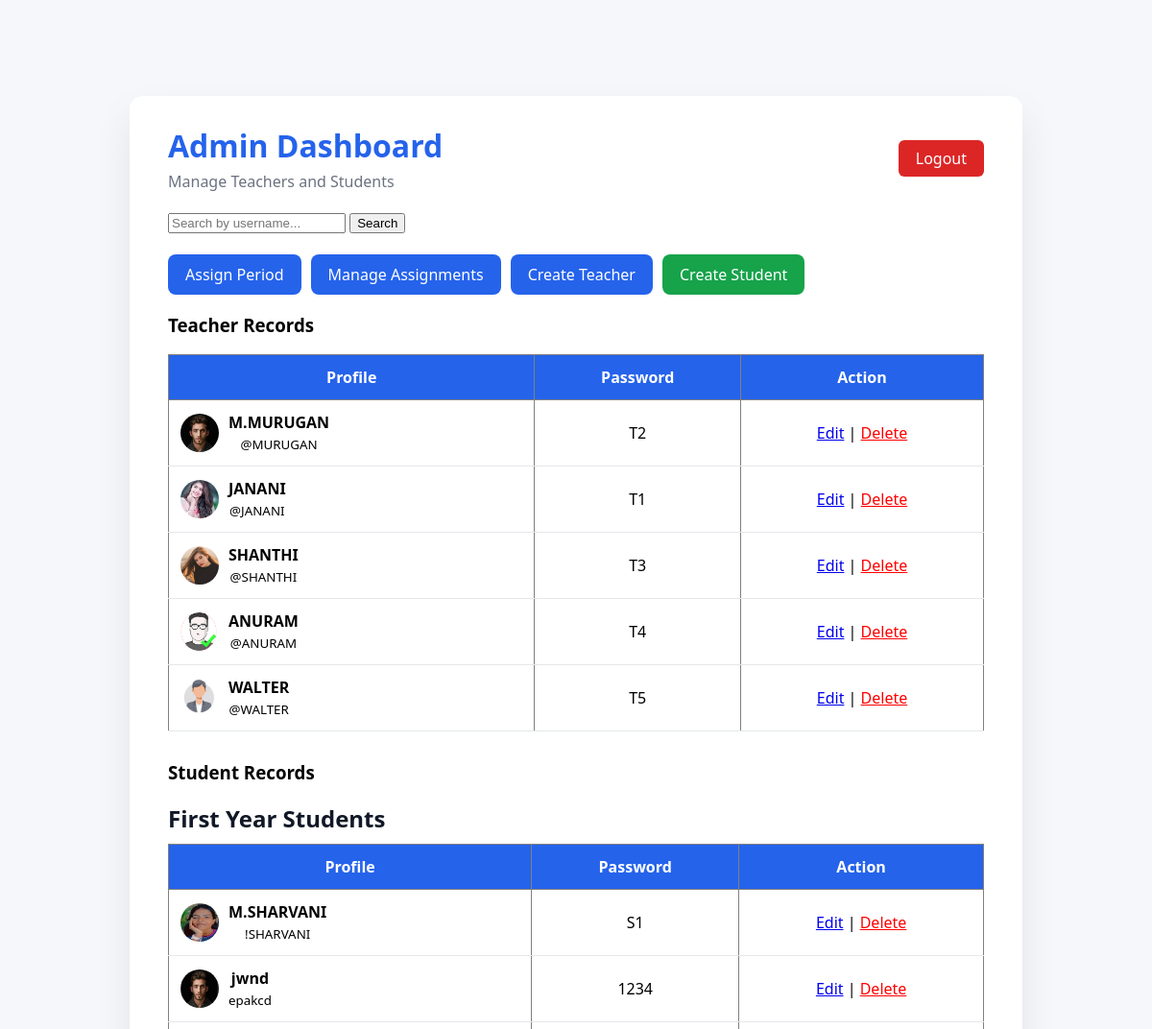
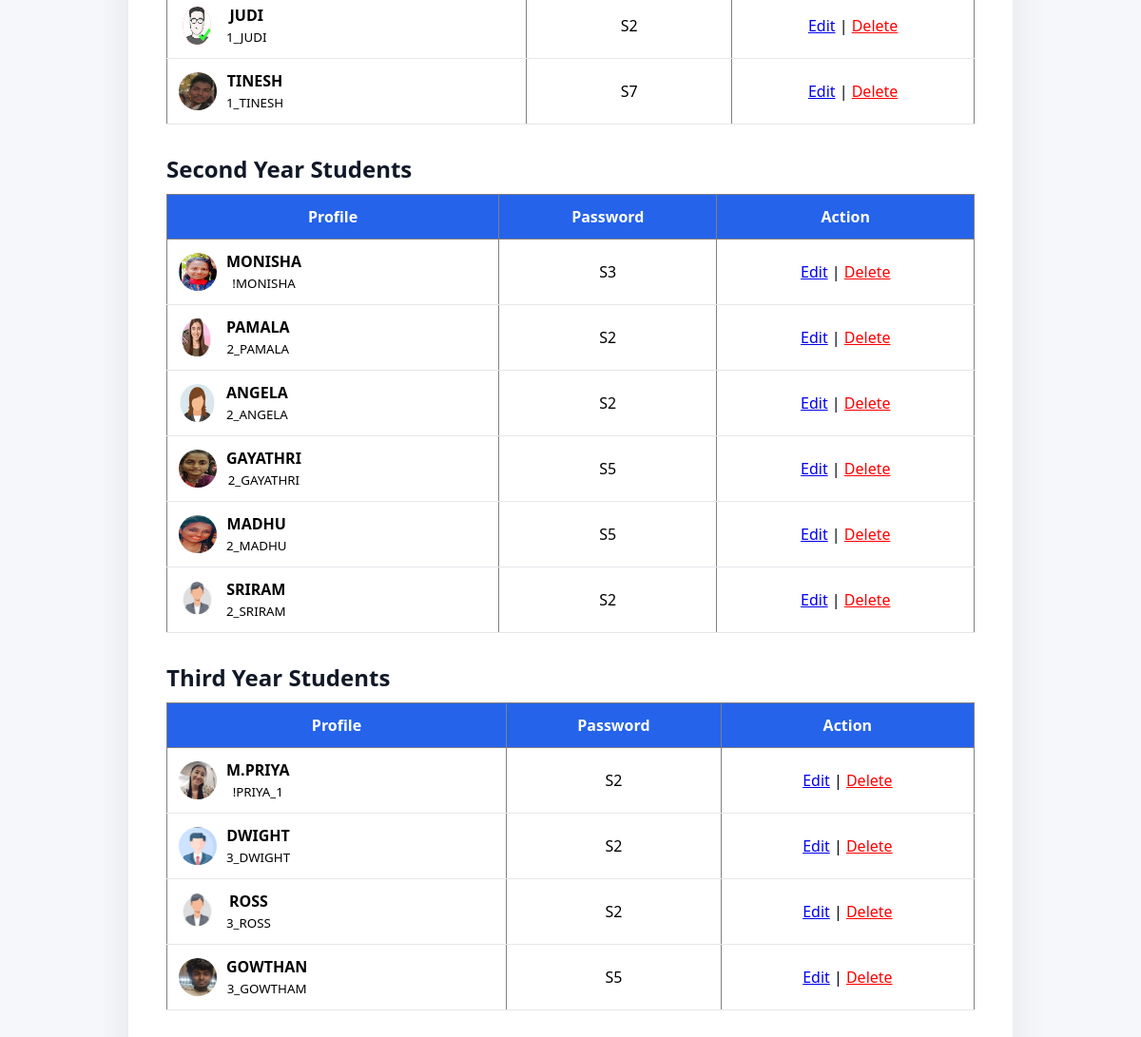
The page /admin (signed in) on the database its author committed (2 pictures, top to bottom).
### tables this page shows
CREATE TABLE users (
        id INTEGER PRIMARY KEY AUTOINCREMENT,
        full_name TEXT,
        username TEXT UNIQUE,
        password TEXT,
        role TEXT,
        year TEXT,
        photo TEXT
                
    );

### app.py (the view)
@app.route("/admin")
def admin_dashboard():
    if "role" not in session or session["role"] != "admin":
        return redirect("/")
    search_query = request.args.get("search")
    conn = get_db()
    cur = conn.cursor()
    if search_query:
        cur.execute("SELECT * FROM users WHERE username LIKE ?", ('%' + search_query + '%',))
    else:
        cur.execute("SELECT * FROM users")
    users = cur.fetchall()
    year1_students = []
    year2_students = []
    year3_students = []
    for user in users:
        if user["role"] == "student":
            if user["year"] == "1":
                year1_students.append(user)
            elif user["year"] == "2":
                year2_students.append(user)
            elif user["year"] == "3":
                year3_students.append(user)
    conn.close()
    return render_template(
        "admin_dashboard.html",
        users=users,   # ← keep for teacher table
        year1_students=year1_students,
        year2_students=year2_students,
        year3_students=year3_students,
        search_query=search_query
    )

### app.py (called while the page is built)
def get_db():
    conn = sqlite3.connect(DB_NAME)
    conn.row_factory = sqlite3.Row
    return conn

### templates/admin_dashboard.html (shortened to what this page needs)
<!DOCTYPE html>
<html>
<head>
    <link rel="stylesheet" href="{{ url_for('static', filename='admin.css') }}">
</head>
<body>
<div class="admin-container">
<div class="header-bar">
    <div class="header-left">
        <h1>Admin Dashboard</h1>
        <p>Manage Teachers and Students</p>
    </div>
    <a href="/logout" class="logout-btn-top">Logout</a>
</div>
<form method="GET" action="/admin" style="display:inline;">
    <input type="text"
           name="search"
           placeholder="Search by username..."
           value="{{ search_query or '' }}">
    <button type="submit">Search</button>
</form>
<br><br>
<div class="tabs">
    <a href="/assign-period" class="tab-btn">Assign Period</a>
    <a href="/admin/assignments" class="tab-btn">Manage Assignments</a>
    <a href="/create-user" class="tab-btn">Create Teacher</a>
    <a href="/create-student" class="tab-btn student">Create Student</a>
</div>
<h3>Teacher Records</h3>
<table border="1">
<tr>
    <th>Profile</th>
    <th>Password</th>
    <th>Action</th>
</tr>
{% for user in users %}
{% if user["role"] == "teacher" %}
<tr>
<td>
<div style="display:flex; align-items:center; gap:10px;">
{% if user["photo"] %}
<img src="{{ url_for('static', filename='uploads/' + user['photo']) }}"
     style="width:40px; height:40px; border-radius:50%; object-fit:cover;">
{% else %}
<div style="width:40px; height:40px; border-radius:50%; background:#ccc;"></div>
{% endif %}
<div>
<strong>{{ user["full_name"] }}</strong><br>
<small>{{ user["username"] }}</small>
</div>
</div>
</td>
<td>{{ user["password"] }}</td>
<td>
<a href="/admin/edit-user/{{ user['id'] }}">Edit</a> |
<a href="/admin/delete-user/{{ user['id'] }}"
onclick="return confirm('Are you sure you want to delete this user?');"
style="color:red;">Delete</a>
</td>
</tr>
{% endif %}
{% endfor %}
</table>
<h3>Student Records</h3>
<h2>First Year Students</h2>
<table border="1">
<tr>
<th>Profile</th>
<th>Password</th>
<th>Action</th>
</tr>
{% for user in year1_students %}
<tr>
<td>
<div style="display:flex; align-items:center; gap:10px;">
{% if user["photo"] %}
<img src="{{ url_for('static', filename='uploads/' + user['photo']) }}"
style="width:40px; height:40px; border-radius:50%;">
{% endif %}
<div>
<strong>{{ user["full_name"] }}</strong><br>
<small>{{ user["username"] }}</small>
</div>
</div>
</td>
<td>{{ user["password"] }}</td>
<td>
<a href="/admin/edit-user/{{ user['id'] }}">Edit</a> |
<a href="/admin/delete-user/{{ user['id'] }}"
onclick="return confirm('Delete?');"
style="color:red;">Delete</a>
</td>
</tr>
{% endfor %}
</table>
<h2>Second Year Students</h2>
<table border="1">
<tr>
<th>Profile</th>
<th>Password</th>
<th>Action</th>
</tr>
{% for user in year2_students %}
<tr>
<td>
<div style="display:flex; align-items:center; gap:10px;">
{% if user["photo"] %}
<img src="{{ url_for('static', filename='uploads/' + user['photo']) }}"
style="width:40px; height:40px; border-radius:50%;">
{% endif %}
<div>
<strong>{{ user["full_name"] }}</strong><br>
<small>{{ user["username"] }}</small>
</div>
</div>
</td>
<td>{{ user["password"] }}</td>
<td>
<a href="/admin/edit-user/{{ user['id'] }}">Edit</a> |
<a href="/admin/delete-user/{{ user['id'] }}"
onclick="return confirm('Delete?');"
style="color:red;">Delete</a>
</td>
</tr>
{% endfor %}
</table>
<h2>Third Year Students</h2>
<table border="1">
<tr>
<th>Profile</th>
<th>Password</th>
<th>Action</th>
</tr>
{% for user in year3_students %}
<tr>
<td>
<div style="display:flex; align-items:center; gap:10px;">
{% if user["photo"] %}
<img src="{{ url_for('static', filename='uploads/' + user['photo']) }}"
style="width:40px; height:40px; border-radius:50%;">
{% endif %}
<div>
<strong>{{ user["full_name"] }}</strong><br>
<small>{{ user["username"] }}</small>
</div>
</div>
</td>
<td>{{ user["password"] }}</td>
<td>
<a href="/admin/edit-user/{{ user['id'] }}">Edit</a> |
<a href="/admin/delete-user/{{ user['id'] }}"
onclick="return confirm('Delete?');"
style="color:red;">Delete</a>
</td>
</tr>
{% endfor %}
</table>
</div>
</body>
</html>

### static/admin.css (style rules this page uses)
body { margin: 100px; padding: 0; background: #f5f7fb; font-family: "Segoe UI", sans-serif; }
.admin-container { width: 85%; margin: 100px auto; background: #ffffff; padding: 30px 40px; border-radius: 14px; box-shadow: 0 20px 40px rgba(0, 0, 0, 0.08); }
.admin-container h1 { color: #2563eb; margin-bottom: 5px; }
.admin-container p { color: #6b7280; margin-bottom: 10px; }
.admin-container h2 { margin-top: 10px; margin-bottom: 10px; color: #111827; }
table { width: 100%; border-collapse: collapse; margin-bottom: 30px; background: #ffffff; }
th { background: #2563eb; color: white; padding: 12px; font-weight: 600; }
td { padding: 12px; text-align: center; border-bottom: 1px solid #e5e7eb; }

### templates/admin_dashboard.html (style rules this page uses)
.header-bar { display: flex; justify-content: space-between; align-items: center; margin-bottom: 20px; }
.header-left h1 { margin: 0; color: #2563eb; }
.header-left p { margin: 5px 0 0 0; color: #6b7280; }
.logout-btn-top { padding: 8px 18px; background: #dc2626; color: white; text-decoration: none; border-radius: 6px; font-weight: 500; transition: 0.3s; }
.tabs { display: flex; gap: 10px; }
.tab-btn { padding: 10px 18px; background: #2563eb; color: white; text-decoration: none; border-radius: 8px; font-weight: 500; transition: 0.3s; }
.tab-btn.student { background: #16a34a; }

### rows shown on the page
users: photo (picture), full_name "M.MURUGAN", username "@MURUGAN", password "T2"
users: photo (picture), full_name "JANANI", username "@JANANI", password "T1"
users: photo (picture), full_name "SHANTHI", username "@SHANTHI", password "T3"
users: photo (picture), full_name "ANURAM", username "@ANURAM", password "T4"
users: photo (picture), full_name "WALTER", username "@WALTER", password "T5"
users: photo (picture), full_name "M.SHARVANI", username "!SHARVANI", password "S1"
users: photo (picture), full_name "jwnd", username "epakcd", password "1234"
users: photo (picture), full_name "JUDI", username "1_JUDI", password "S2"
users: photo (picture), full_name "TINESH", username "1_TINESH", password "S7"
users: photo (picture), full_name "MONISHA", username "!MONISHA", password "S3"
users: photo (picture), full_name "PAMALA", username "2_PAMALA", password "S2"
users: photo (picture), full_name "ANGELA", username "2_ANGELA", password "S2"
users: photo (picture), full_name "GAYATHRI", username "2_GAYATHRI", password "S5"
users: photo (picture), full_name "MADHU", username "2_MADHU", password "S5"
users: photo (picture), full_name "SRIRAM", username "2_SRIRAM", password "S2"
users: photo (picture), full_name "M.PRIYA", username "!PRIYA_1", password "S2"
users: photo (picture), full_name "DWIGHT", username "3_DWIGHT", password "S2"
users: photo (picture), full_name "ROSS", username "3_ROSS", password "S2"
users: photo (picture), full_name "GOWTHAN", username "3_GOWTHAM", password "S5"
